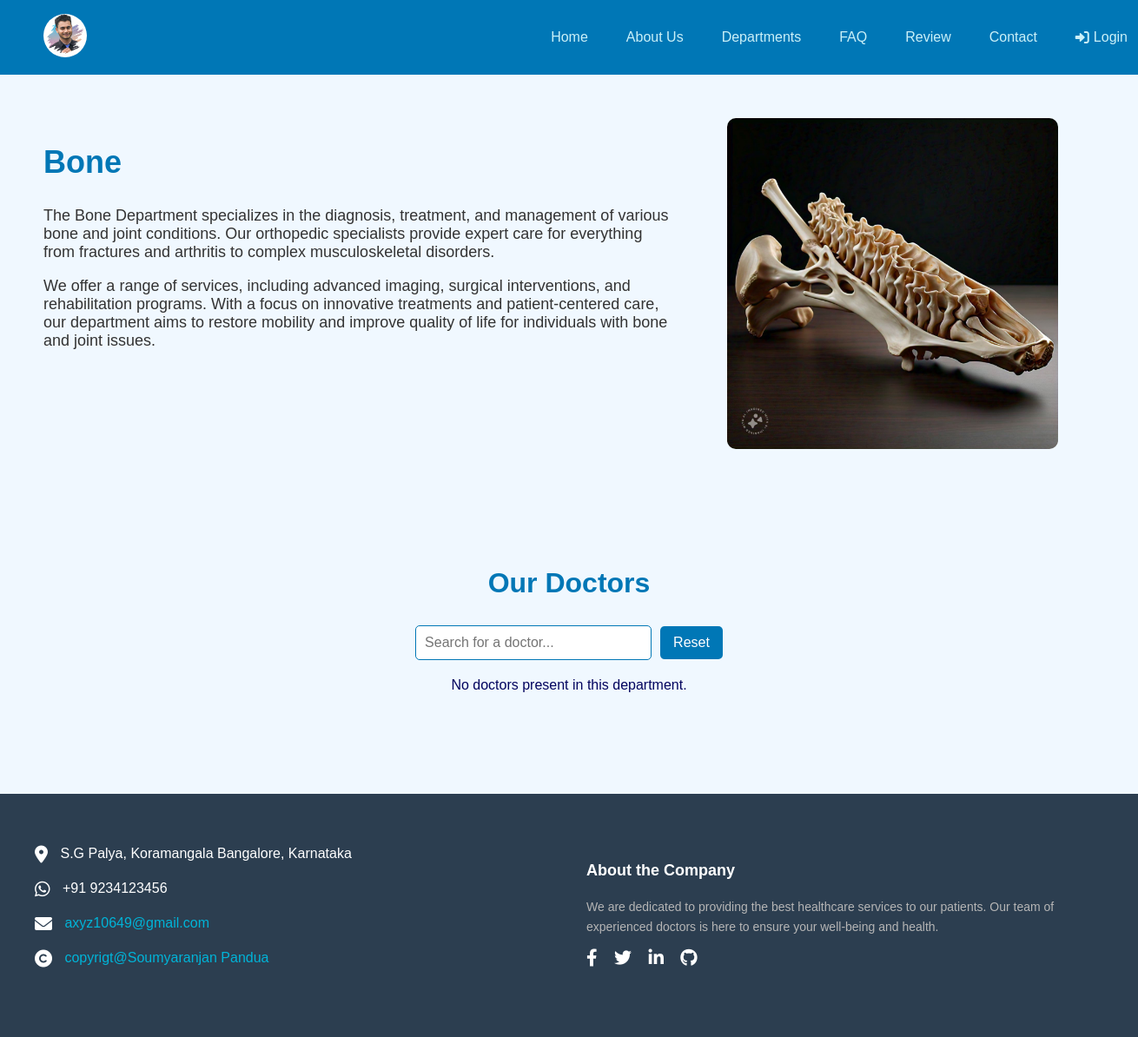
Screenshot of /department/Bone/ with the database file from the repository.
### website/models.py (models this page shows, shortened)
class WebsiteContent(models.Model):
    title = models.CharField(max_length=100, default="Doctor Appointment System")
    favicon = models.ImageField(upload_to='images/', default='images/favicon.ico')
    logo_image = models.ImageField(upload_to='images/', default='images/manas.jpg')
    home_image = models.ImageField(upload_to='images/', default='images/doctor.jpg')
    about_image = models.ImageField(upload_to='images/', default='images/about.jpg')
    teeth_image = models.ImageField(upload_to='images/', default='images/teeth.jpeg')
    faq_image = models.ImageField(upload_to='images/', default='images/faq.png')
    address_line1 = models.CharField(max_length=255, default="S.G Palya, Koramangala")
    address_line2 = models.CharField(max_length=255, default="Bangalore, Karnataka")
    phone_number = models.CharField(max_length=20, default="+91 9234123456")
    email = models.EmailField(default="axyz10649@gmail.com")
    copyright_text = models.CharField(max_length=255, default="copyrigt@Soumyaranjan Pandua")
    about_text = models.TextField(default="We are dedicated to providing the best healthcare services to our patients. Our team of experienced doctors is here to ensure your well-being and health.")
    domain = models.CharField(max_length=255, blank=True, null=True)

class Department(models.Model):
    name = models.CharField(max_length=100)
    image = models.ImageField(upload_to='images/')
    url = models.URLField(max_length=200)

### website/views.py (the view)
# urls.py: path('department/<str:department_name>/', department_detail_view, name='department_detail'),
def department_detail_view(request, department_name):
    content = WebsiteContent.objects.first()
    department = get_object_or_404(Department, name__iexact=department_name)
    doctors = DoctorProfile.objects.filter(department=department)
    return render(request, f"{department_name.lower()}_department.html", {
        'content': content,
        'department': department,
        'doctors': doctors,
    })

### website/templates/bone_department.html (shortened to what this page needs)
{% load static %}
<!DOCTYPE html>
<html lang="en">
<head>
  <link rel="stylesheet" type="text/css" href="{% static 'css/websitecss/styles.css' %}">
  <link rel="stylesheet" href="https://cdnjs.cloudflare.com/ajax/libs/font-awesome/6.0.0-beta3/css/all.min.css">
</head>
<body>
  <header>
    <nav class="navbar">
      <div class="logo">
        <img src="{% if content.logo_image %}{{ content.logo_image.url }}{% else %}{% static 'images/default_logo.png' %}{% endif %}" alt="Doctor Appointment Logo">
      </div>
      <ul class="nav-links">
        <li><a href="#home">Home</a></li>
        <li><a href="#about">About Us</a></li>
        <li><a href="#departments">Departments</a></li>
        <li><a href="#faq-section">FAQ</a></li>
        <li><a href="#testimonial-section">Review</a></li>
        <li><a href="#contact">Contact</a></li>
        <li class="profile-menu">
          {% if request.session.user_id %}
              <a href="#">
                  <i class="fas fa-user-circle"></i> {{ request.session.user_name }}
              </a>
              <ul class="dropdown-menu">
                  {% if request.session.role == 'admin' %}
                      <li><a href="{% url 'admin_dashboard' %}">My Profile</a></li>
                  {% elif request.session.role == 'doctor' %}
                      <li><a href="{% url 'doctor_dashboard' %}">My Profile</a></li>
                  {% elif request.session.role == 'patient' %}
                      <li><a href="{% url 'patient_profile' %}">My Profile</a></li>
                  {% endif %}
                  <hr>
                  <li><a href="{% url 'logout' %}">Log Out</a></li>
              </ul>
          {% else %}
              <a href="#">
                  <i class="fas fa-sign-in-alt"></i> Login
              </a>
          {% endif %}
      </li>
      </ul>
    </nav>
  </header>
  <section class="department-details">
    <div class="department-content">
      <div class="department-info">
        <h1>{{ department.name }}</h1>
        <p>The Bone Department specializes in the diagnosis, treatment, and management of various bone and joint conditions. Our orthopedic specialists provide expert care for everything from fractures and arthritis to complex musculoskeletal disorders. </p>
        <p> We offer a range of services, including advanced imaging, surgical interventions, and rehabilitation programs. With a focus on innovative treatments and patient-centered care, our department aims to restore mobility and improve quality of life for individuals with bone and joint issues.</p>
      </div>
      <div class="department-image">
        <img src="{{ department.image.url }}" alt="{{ department.name }}">
      </div>
    </div>
    <section class="doctors">
      <h1>Our Doctors</h1>
      <div class="search-container">
        <input type="text" id="doctor-search" placeholder="Search for a doctor...">
        <button id="reset-search">Reset</button>
      </div>
      {% if doctors %}
        <div class="doctors-container">
          {% for doctor in doctors %}
          <div class="doctor-card">
            <div class="doctor-image">
              <img src="{{ doctor.profile_image.url }}" alt="{{ doctor.get_full_name }}">
            </div>
            <div class="doctor-info">
              <h3>{{ doctor.get_full_name }}</h3>
              <p>{{ doctor.specialization }}</p>
              <p><strong>Qualification:</strong> {{ doctor.qualification }}</p>
              <div class="doctor-buttons">
                <a href="" class="button">Read More</a>
                <a href="#make-appointment" class="button">Make Appointment</a>
              </div>
            </div>
          </div>
          {% endfor %}
        </div>
      {% else %}
        <p>No doctors present in this department.</p>
      {% endif %}
    </section>
  </section>
  <footer class="footer">
    <div class="footer-container">
      <div class="footer-section contact-info">
        <div class="contact-item">
          <i class="fas fa-map-marker-alt"></i>
          <span>{{ content.address_line1 }}</span>
          <span>{{ content.address_line2 }}</span>
        </div>
        <div class="contact-item">
          <i class="fa-brands fa-whatsapp"></i>
          <span>{{ content.phone_number }}</span>
        </div>
        <div class="contact-item">
          <i class="fas fa-envelope"></i>
          <span><a href="mailto:{{ content.email }}">{{ content.email }}</a></span>
        </div>
        <div class="contact-item">
          <i class="fa-solid fa-copyright"></i>
          <span><a href="#">{{ content.copyright_text }}</a></span>
        </div>
      </div>
      <div class="footer-section about">
        <h3>About the Company</h3>
        <p>{{ content.about_text }}</p>
        <div class="social">
          <a href="#"><i class="fab fa-facebook-f"></i></a>
          <a href="#"><i class="fab fa-twitter"></i></a>
          <a href="#"><i class="fab fa-linkedin-in"></i></a>
          <a href="#"><i class="fab fa-github"></i></a>
        </div>
      </div>
    </div>
  </footer>
</body>
</html>

### static/css/websitecss/styles.css (style rules this page uses)
body { font-family: 'Roboto', sans-serif; margin: 0; padding: 0; box-sizing: border-box; color: #03045e; background-color: #caf0f8; overflow-x: hidden; }
header { background-color: #0077b6; padding: 10px 50px; position: sticky; top: 0; z-index: 1000; }
.navbar { display: flex; justify-content: space-between; align-items: center; }
.navbar .logo img { width: 50px; height: 50px; border-radius: 50%; }
.navbar .nav-links { list-style: none; display: flex; align-items: center; gap: 20px; }
.navbar .nav-links li a { text-decoration: none; color: #caf0f8; font-weight: 500; padding: 8px 12px; transition: background-color 0.3s ease; }
.navbar .profile-menu { position: relative; padding-right: 50px; }
.navbar .profile-menu a { display: flex; align-items: center; }
.navbar .profile-menu i { margin-right: 5px; }
header { position: sticky; top: 0; width: 100%; z-index: 1000; }
.footer { background-color: #2c3e50; color: #ffffff; padding: 40px 20px; }
.footer-container { display: flex; justify-content: space-between; flex-wrap: wrap; }
.footer-section { flex: 1; margin: 20px; }
.contact-info .contact-item { margin-bottom: 20px; font-size: 16px; }
.contact-info .contact-item i { font-size: 20px; margin-right: 10px; vertical-align: middle; }
.about h3 { margin-bottom: 20px; font-size: 18px; color: #ffffff; }
.about p { font-size: 14px; line-height: 1.6; color: #b5b5b5; }
.social a { margin-right: 15px; color: #ffffff; font-size: 20px; text-decoration: none; }
.department-details { padding: 50px; background-color: #f0f8ff; }
.department-content { display: flex; justify-content: space-between; margin-bottom: 50px; }
.department-info { width: 60%; }
.department-info h1 { font-size: 36px; color: #0077b6; }
.department-info p { font-size: 18px; color: #333; }
.department-image { width: 35%; }
.department-image img { width: 90%; height: auto; border-radius: 10px; }
.search-container { display: flex; align-items: center; margin-bottom: 20px; justify-content: center; }
#doctor-search { padding: 10px; font-size: 16px; border: 1px solid #0077b6; border-radius: 5px; width: 250px; margin-right: 10px; }
#reset-search { padding: 10px 15px; font-size: 16px; background-color: #0077b6; color: white; border: none; border-radius: 5px; cursor: pointer; transition: background-color 0.3s ease; }
.doctors { padding: 50px; background-color: #f0f8ff; text-align: center; }
.doctors h1 { font-size: 2rem; color: #0077b6; margin-bottom: 30px; }
body { font-family: Arial, sans-serif; margin: 0; padding: 0; background-color: #f0f8ff; }
h2, h3 { color: #0077b6; margin-bottom: 10px; }
.contact-item a { color: #00b4d8; text-decoration: none; }

### rows the page displays
WebsiteContent: logo_image (picture), address_line1 "S.G Palya, Koramangala", address_line2 "Bangalore, Karnataka", phone_number "+91 9234123456", email "axyz10649@gmail.com", copyright_text "copyrigt@Soumyaranjan Pandua", about_text "We are dedicated to providing the best healthcare services to our patients. Our team of experienced doctors is here to ensure your well-being and health."
Department: name "Bone", image (picture)
